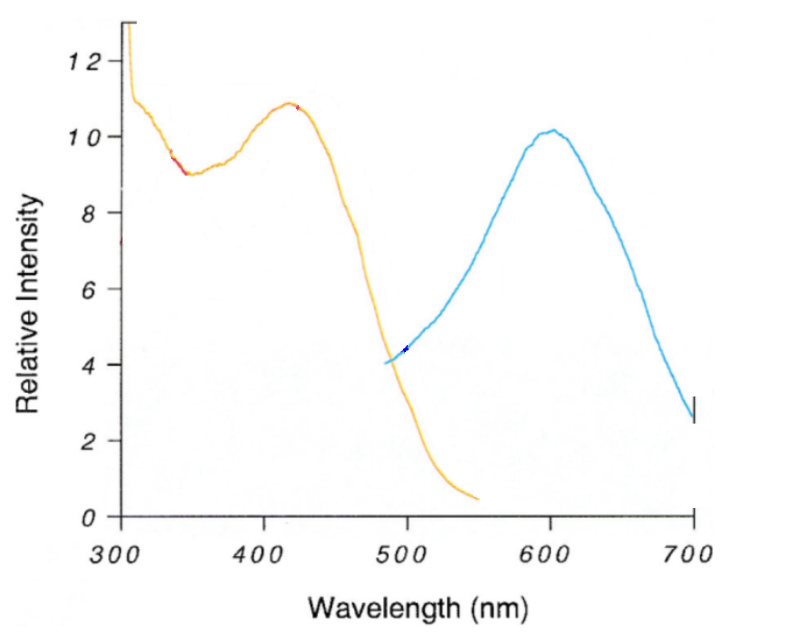
#> input picture spetra_matrixs/A2E2.png, 2422 x 1900 px, found by its file name (shown at 1/3 size)
$ jupyter execute --allow-errors A2E.ipynb
#> lines starting #> are read from the running program, lines starting #| are printed output that depends on the picture; after the words box and inside, x2 and y2 are one past the last pixel; in counts of white or black regions, pixels touching at a corner belong together
[cell 1]
'''
Date: 2023/Jan/1
Author: Yike Xie
Content: Create the fluorescent matrix of FAD according to existing publications
'''

[cell 2]
# paper: http://www.columbia.edu/cu/chemistry/groups/nakanishi/publication/702-Fluorescent%20Pigments%20of%20the%20Retinal%20Pigment%20Epithelium%20and%20Age-Related%20Macular%20Degeneration.pdf

[cell 3]
import numpy as np
import pandas as pd
import matplotlib.pyplot as plt
import PIL
import seaborn as sns

[cell 4]
wls =np.array([
 (325, 414),
 (343, 414),#
 (370, 414),
 (343, 451),
 (370, 451),
 (373, 451),
 (343, 575),#
 (393, 575),
 (406, 575),
 (441, 575),
 (400, 594),
 (406, 594),
 (431, 594),
 (480, 594),#
 (339, 575),
])

[cell 5]
def load_figure(fmt_fn, fmt_fn1):
    rgba_image = PIL.Image.open(fmt_fn)
#> rgba_image is the input picture: PIL image 2422x1900 RGBA; mean R, G, B, A 250.7, 250.8, 250.6, 255
    rgb_image = rgba_image.convert('RGB')
    rgb_image.save(fmt_fn1)

    # load as a RGB image
    fmt = plt.imread(fmt_fn1)
    fmt *= 255
    fmt = fmt.astype(int)

    plt.imshow(fmt)
    plt.axis('off')

    return fmt

[cell 6]
fmt_fn = '/home/yike/phd/cancer_cells_img_seq/scripts/spetra_matrixs/A2E2.png'
fmt_fn1 = '/home/yike/phd/cancer_cells_img_seq/scripts/spetra_matrixs/A2E3.png'
fmt_ems = load_figure(fmt_fn, fmt_fn1)

[cell 7]
def get_array(fmt):
    w = fmt.shape[1]
#> w = 2422
    l = fmt.shape[0]
#> l = 1900

    R = ((fmt[:, :, 0] > 230) & (fmt[:, :, 0] < 240) &
         (fmt[:, :, 1] < 125) & (fmt[:, :, 1] > 90) &
         (fmt[:, :, 2] > 110) & (fmt[:, :, 2] < 140)) # red
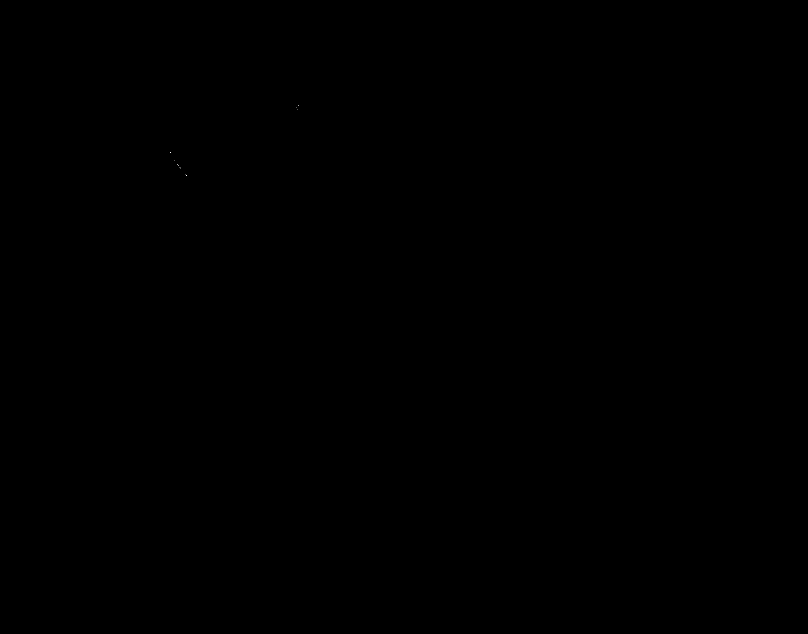
#> R: shape (1900, 2422) bool (shown at 1/3 size); 0% white in thin lines or dots, all inside (x1, y1, x2, y2) = (510, 315, 897, 527)
    O = ((fmt[:, :, 0] > 220) &
         (fmt[:, :, 1] > 190) & (fmt[:, :, 1] < 230) &
         (fmt[:, :, 2] > 155) & (fmt[:, :, 2] < 185)) # orange
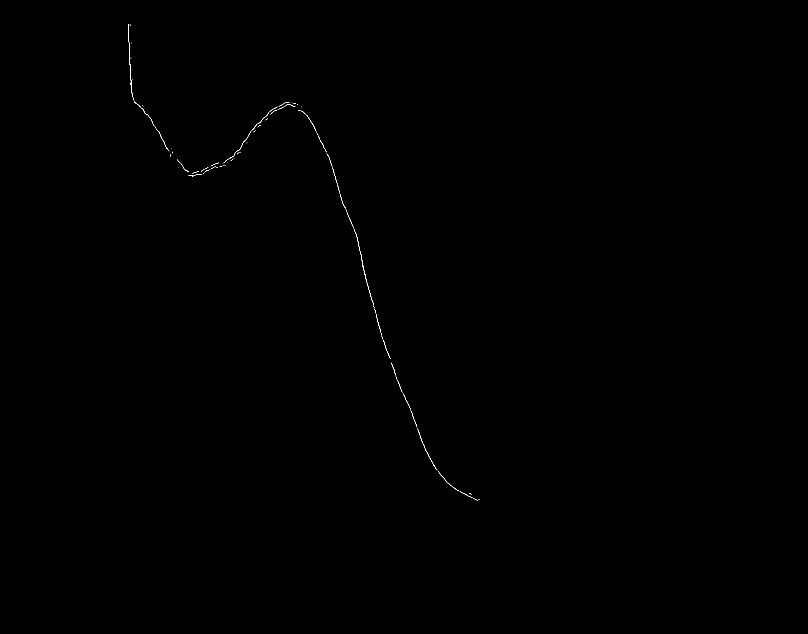
#> O: shape (1900, 2422) bool (shown at 1/3 size); 0.06% white in thin lines or dots, all inside (x1, y1, x2, y2) = (385, 73, 1439, 1501)
    B = ((fmt[:, :, 0] > 90) & (fmt[:, :, 0] < 120) &
         (fmt[:, :, 1] > 180) & (fmt[:, :, 1] < 210) &
         (fmt[:, :, 2] > 225)) # blue
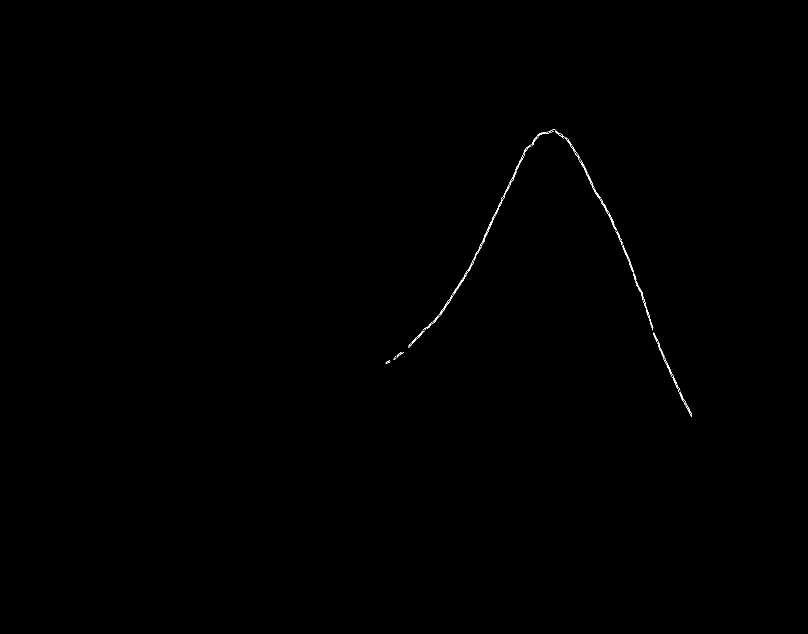
#> B: shape (1900, 2422) bool (shown at 1/3 size); 0.1% white in thin lines or dots, all inside (x1, y1, x2, y2) = (1157, 388, 2076, 1249)
    K = ((fmt[:, :, 0] < 50) & (fmt[:, :, 1] < 50) & (fmt[:, :, 2] <50))
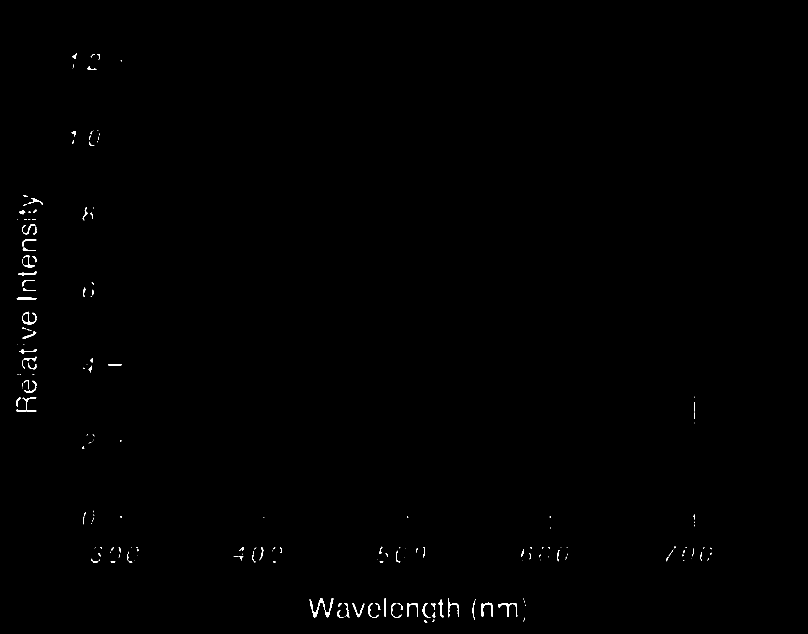
#> K: shape (1900, 2422) bool (shown at 1/3 size); 0.27% white; 217 white regions (117 under 20 px), largest, box (x1, y1, x2, y2) and area: (929, 1794, 975, 1852) 598, (1495, 1809, 1552, 1851) 509, (1445, 1808, 1479, 1851) 469

    # center
    cx = pd.Series(fmt[:, :, :].sum(axis=2).sum(axis=0), index=range(w)).sort_values().index[0] # x axis 70
#> cx = 364
    cy = pd.Series(fmt[:, :, :].sum(axis=2).sum(axis=1), index=range(l)).sort_values().index[0] # y axis 214
#> cy = 1548

    # x axis, max
    x = pd.Series(fmt[:, :, :].sum(axis=2)[cy, :], index=range(w))
    # xmin = x[x < 100].index[0]
    xmax = x[x < 150].index[-1]
#> xmax = 2082

    # y axis, min
    y = pd.Series(fmt[:, :, :].sum(axis=2)[:, cx], index=range(l))
    ymin = y[y < 150].index[0]  # upper
#> ymin = 181
    # ymax = y[y < 100].index[-1] # lower

    fig, axs = plt.subplots(3, 2, figsize=[10, 9])
    axs[0, 0].imshow(R)
    axs[0, 1].imshow(O)
    axs[1, 0].imshow(B)
    axs[1, 1].imshow(K)
    axs[2, 0].imshow(K)

    axs[2, 0].imshow(K)
    axs[2, 0].scatter(cx, cy, c='red', s=10)
    axs[2, 0].scatter(cx, ymin, c='red', s=10)
    axs[2, 0].scatter(xmax, cy, c='red', s=10)

    axs[2, 1].imshow(fmt)

    return {'R': R, 'O': O, 'B': B, 'K': K, 'cx': cx, 'xmax': xmax, 'cy': cy, 'ymin': ymin}

[cell 8]
ems_dic = get_array(fmt_ems)
#> ems_dic = 8 items
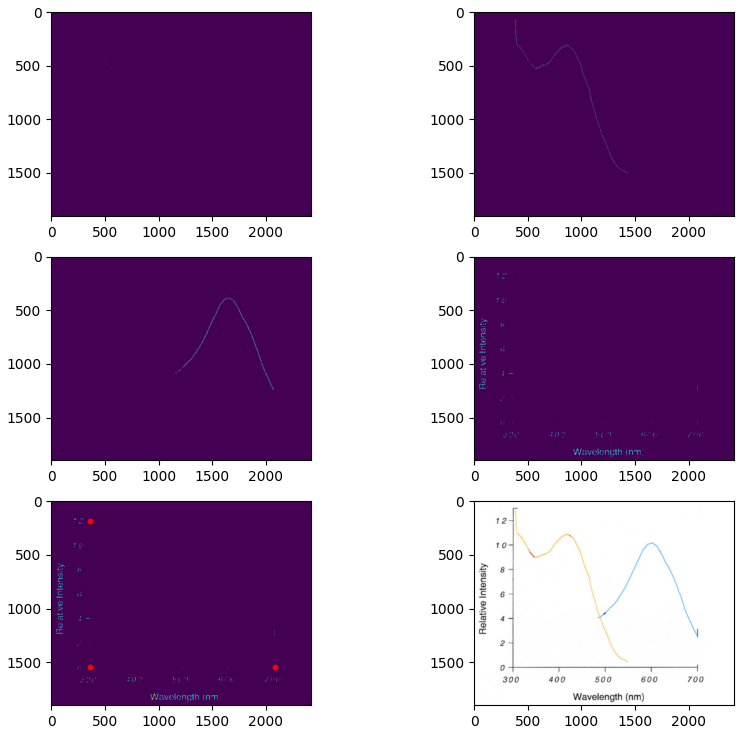
#> figure drawn by matplotlib, 6 panels

[cell 9]
def get_ratio(ems_dic, C, imin, imax, wmin, wmax):
    C, K, cx, xmax, cy, ymin= ems_dic[C], ems_dic['K'], ems_dic['cx'], ems_dic['xmax'], ems_dic['cy'], ems_dic['ymin']
    ems = np.argwhere(C) # [y, x] [:, 1] x, [:, 0] y

    # emission wavelengths and fluorescent intensity
    em_its = {(x - cx) * (wmax - wmin) / (xmax - cx) + wmin : (imax - imin) * (cy - y) / (cy - ymin) + imin
              for y, x  in ems}

    fig, axs = plt.subplots(2, figsize=(4, 3))
    axs[0].imshow(K)
    axs[0].scatter(ems[:, 1], ems[:, 0], color='red', s=5)

    axs[1].set_xlim(wmin, wmax)
    axs[1].set_ylim(imin, imax)
    axs[1].scatter(em_its.keys(), em_its.values(), color='red', s=5)
    axs[1].set_xlabel('Wavelengths (nm)')
    axs[1].set_ylabel('Fluorescent intensity')

    # emission wavelengths and fluorescent ratio
    em_it_max = max(em_its.values())
    import math
    em_ratio = {round(k, 1): v / em_it_max for k, v in em_its.items()}

    return em_ratio

def matrix(ex_ratio, em_ratio, name):
    # create the matrix and plot
    columns = list(ex_ratio.keys())
    columns.sort()
    index = list(em_ratio.keys())
    index.sort()
    index = index[::-1]

    df = pd.DataFrame(np.zeros(shape=(len(index), len(columns))),
                          index=index, columns=columns)

    for x in ex_ratio.keys():
        for y in em_ratio.keys():
            df.at[y, x] = ex_ratio[x] * em_ratio[y]

    fdn = '/home/yike/phd/cancer_cells_img_seq/scripts/spetra_matrixs/heatmap/'
    df.to_csv(fdn + name + '_FL_ratio_matrix.tsv', sep='\t')

    fig, ax = plt.subplots()
    sns.heatmap(df, cmap='viridis', ax=ax)
    ax.set_xlabel('Excitation Wavelength (nm)')
    ax.set_ylabel('Emission Wavelength (nm)')
    ax.set_title(name)

    xlim = ax.get_xlim()
    ylim = ax.get_ylim()
    xmin, xmax = df.columns.min(), df.columns.max()
    ymin, ymax = df.index.min(), df.index.max()
    sx = [(i - xmin) * (xlim[1] - xlim[0]) / (xmax - xmin) + xlim[0] for i in wls[:, 0].tolist()]
    sy = [(i - ymin) * (ylim[1] - ylim[0]) / (ymax - ymin) + ylim[0] for i in wls[:, 1].tolist()]

    colors = sns.color_palette('hls', 15)
    handles, labels = ax.get_legend_handles_labels()
    for i, txt in enumerate(range(1, 16)):
        ax.scatter(sx[i], sy[i], color=colors[i], s=50)
        handles.append(ax.scatter([], [], color=colors[i], s=50))

    ax.legend(handles=handles, labels = [str(i) for i in wls], bbox_to_anchor=(1.55, 1.05))
    plt.savefig(fdn + name + '.png', dpi=300, bbox_inches='tight')

    return df

[cell 10]
name = 'A2E'
ex_ratio = get_ratio(ems_dic, 'O', 0, 13, 300, 700)
#> in get_ratio, `C, K, cx, xmax, cy, ymin= ems_dic[C], ems_dic['K'], ems_dic['cx'], ems..`: cx = 364; xmax = 2082; cy = 1548; ymin = 181
#> in get_ratio, `ems = np.argwhere(C)`: ems = 2585 pairs, first value 73 to 1500, second value 385 to 1438
#> in get_ratio, `em_its = {(x - cx) * (wmax - wmin) / (xmax - cx) + wmin : (imax - imin..`: em_its = 1011 items
#> in get_ratio, `em_it_max = max(em_its.values())`: em_it_max = 13.58
#> in get_ratio, `em_ratio = {round(k, 1): v / em_it_max for k, v in em_its.items()}`: em_ratio = 1011 items
#> ex_ratio = 1011 items
em_ratio = get_ratio(ems_dic, 'B', 0, 13, 300, 700)
#> em_ratio = 893 items
#> (the rest of this cell did not finish here and is left out)

#> in matrix, `columns = list(ex_ratio.keys())`: columns = 1011 values, max 550.1 at index 1002, min 304.9 at index 0, mean 428.6
#> in matrix, `index = list(em_ratio.keys())`: index = 893 values, max 698.4 at index 892, min 484.6 at index 817, mean 593.9
#> in matrix, `index = index[::-1]`: index = 893 values, max 698.4 at index 0, min 484.6 at index 892, mean 593.9
#> in matrix, `df = pd.DataFrame(np.zeros(shape=(len(index), len(columns))), index=in..`: df = table of 893 rows and 1011 columns
#> the loop in matrix, `for x in ex_ratio.keys():` made 1011 passes
#> x on passes 1 to 3: 304.9, 305.1, 305.4
